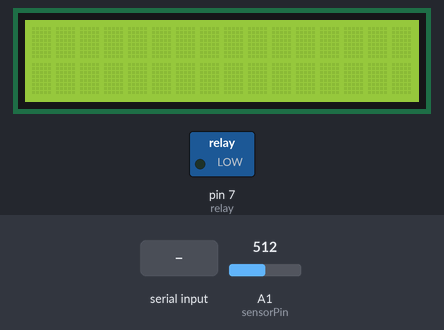
Bench run of a sketch on a simulated Arduino Uno, built with avr-gcc and run on an emulated ATmega328P. On the bench: 16×2 character LCD, switched loads named in the sketch (green lamp = pin HIGH). Inputs (shaded band) come from the test bench; at power-on: A1 (sensorPin) = 512. What the sketch prints to the serial monitor is not drawn.

Above: at 1.2 s.
1.3 s: "1" received over Serial
At 4.0 s:
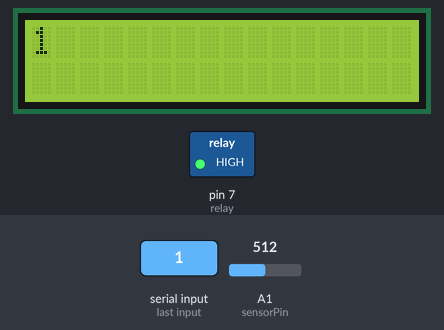
4.5 s: "0" received over Serial
At 6.1 s:
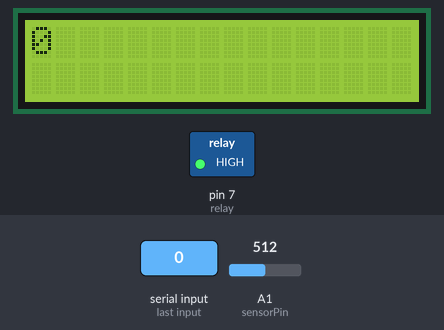
Timing chart, 0 to 7.6 s (numbered marks = the images above; inputs shaded):
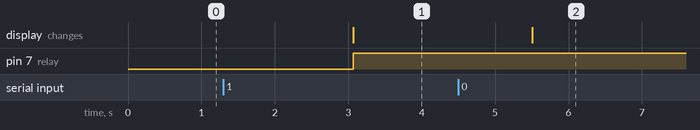

Measured:
- after the input at 1.3 s, pin 7 (relay): LOW → HIGH after 1.8 s; the display: changes after 1.8 s (image 1)
- after the input at 4.5 s, the display: changes after 1.0 s (image 2)

The sketch:

arduino_control_from_serial.ino
```cpp
/*
 *
 * Arnlen
 * A set of programs to control device conntected to an Arduino
 * through serial
 *
 */

#include <LiquidCrystal.h>
#include "relay_controller.h"
#include "lcd_controller.h"
#include "temperature_sensor_controller.h"

void setup() {
  setupRelay();
  setupLcd();

  Serial.begin(9600);      // Must match the Rails SERIAL_BAUD_RATE config
  while (!Serial) { delay(5); }      // Wait for serial communication to be ready
}

void loop() {
  String message = Serial.readString();

  if (message != "") {
    Serial.println(message);         // Output on serial for debug purpose

    displaySerialData(message);
    activateTheRelay(message);
  }

  transfertTemperatureSensor();

  delay(1000); // wait for 1 second before every loop
}
```

relay_controller.h
```cpp
/*
 *
 * Arnlen
 * Controle the relay through serial inputs
 *
 */

#include <Arduino.h>

int relay = 7;       // relay on pin 7
boolean relayState = 0;    // relay state (on / off)

void setupRelay() {
  pinMode(relay, OUTPUT);
}

void activateTheRelay(String message) {
  if (message == "1" || message == "0") {
    relayState = message;
    digitalWrite(relay, relayState); // Write to relay
  }
}
```

temperature_sensor_controller.h
```cpp
/*
 *
 * Arnlen
 * Send temperature sensor's value through serial
 *
 */

#include <Arduino.h>

int sensorPin = 1;
int sensorValue;

void transfertTemperatureSensor() {
  sensorValue = analogRead(sensorPin);

  float voltage = sensorValue * 5.0;
  voltage /= 1024.0;

  float temperatureC = (voltage - 0.5) * 10;

  String jsonBaseString = "{'sensor': 'temperature', 'value': ";
  String jsonString = jsonBaseString + "'" + temperatureC + "'}";

  Serial.println(jsonString);
}
```

lcd_controller.h
```cpp
/*
 *
 * Arnlen
 * Controle the LCD screen
 * Allow display of serial data
 *
 */

#include <Arduino.h>

LiquidCrystal lcd(12, 11, 5, 4, 3, 2);

void setupLcd() {
  lcd.begin(16, 2);
}

void displaySerialData(String message) {
  lcd.clear();
  lcd.print(message);
}
```
